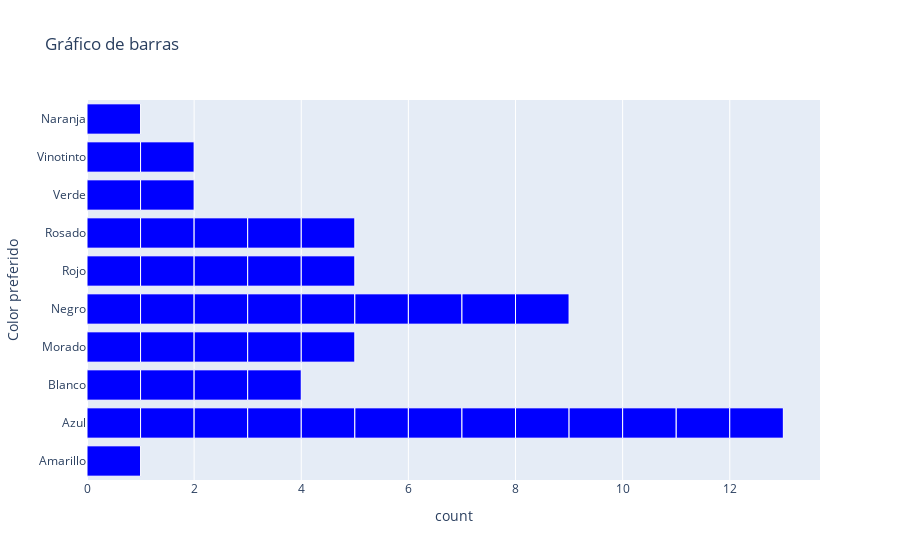

Notebook source saved alongside this figure:
### Markdown cell above
Hacemos el grafico de barras horizontal

### Code cell
fig = px.bar(df, y='Color preferido', title='Gráfico de barras')
fig.update_traces(marker_color='blue', marker_line_color='white', marker_line_width=1)
fig.show()

### Figure 1 — Plotly figure (JSON) as saved in the notebook; plotly's stock layout.template omitted (floating-point values rounded to 4 significant figures)
{"data": [{"alignmentgroup": "True", "hovertemplate": "count=%{x}<br>Color preferido=%{y}<extra></extra>", "legendgroup": "", "marker": {"color": "blue", "line": {"color": "white", "width": 1}, "pattern": {"shape": ""}}, "name": "", "offsetgroup": "", "orientation": "h", "showlegend": false, "textposition": "auto", "type": "bar", "x": [1, 1, 1, 1, 1, 1, 1, 1, 1, 1, 1, 1, 1, 1, 1, 1, 1, 1, 1, 1, 1, 1, 1, 1, 1, 1, 1, 1, 1, 1, 1, 1, 1, 1, 1, 1, 1, 1, 1, 1, 1, 1, 1, 1, 1, 1, 1], "xaxis": "x", "y": ["Amarillo", "Azul", "Azul", "Azul", "Blanco", "Blanco", "Blanco", "Morado", "Negro", "Negro", "Negro", "Negro", "Negro", "Rojo", "Rojo", "Rojo", "Rosado", "Rosado", "Verde", "Azul", "Azul", "Azul", "Azul", "Azul", "Azul", "Azul", "Azul", "Blanco", "Morado", "Morado", "Morado", "Negro", "Negro", "Negro", "Negro", "Rojo", "Rosado", "Rosado", "Rosado", "Verde", "Vinotinto", "Azul", "Azul", "Morado", "Naranja", "Rojo", "Vinotinto"], "yaxis": "y"}], "layout": {"barmode": "relative", "legend": {"tracegroupgap": 0}, "title": {"text": "Gráfico de barras"}, "xaxis": {"anchor": "y", "domain": [0, 1], "title": {"text": "count"}}, "yaxis": {"anchor": "x", "domain": [0, 1], "title": {"text": "Color preferido"}}}}
